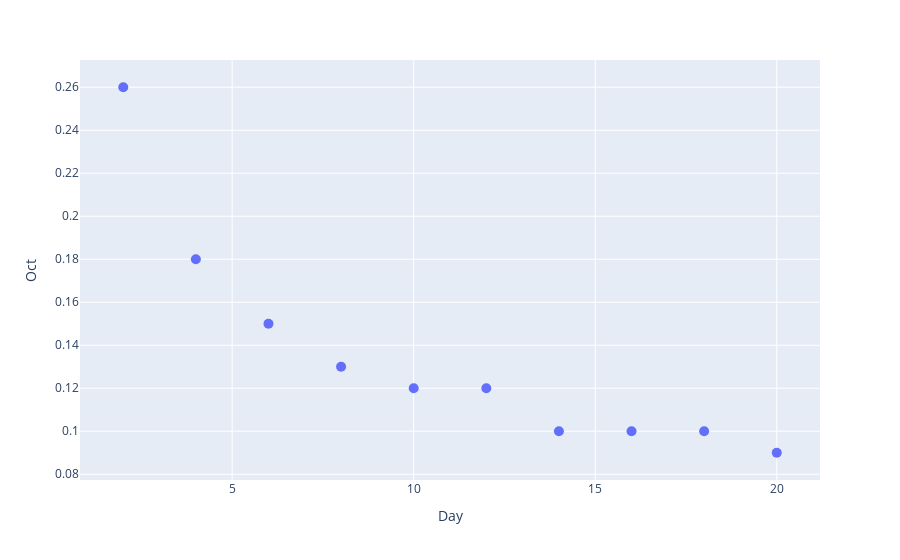

The cell this chart's notebook holds for it:
### Code cell
fig = px.scatter(df, y="Oct", x="Day")
fig.update_traces(marker_size=10)

### Figure 1 — Plotly figure (JSON) as saved in the notebook; plotly's stock layout.template omitted (floating-point values rounded to 4 significant figures)
{"data": [{"hovertemplate": "Day=%{x}<br>Oct=%{y}<extra></extra>", "legendgroup": "", "marker": {"color": "#636efa", "size": 10, "symbol": "circle"}, "mode": "markers", "name": "", "orientation": "v", "showlegend": false, "type": "scatter", "x": [2, 4, 6, 8, 10, 12, 14, 16, 18, 20], "xaxis": "x", "y": [0.26, 0.18, 0.15, 0.13, 0.12, 0.12, 0.1, 0.1, 0.1, 0.09], "yaxis": "y"}], "layout": {"legend": {"tracegroupgap": 0}, "margin": {"t": 60}, "xaxis": {"anchor": "y", "domain": [0, 1], "title": {"text": "Day"}}, "yaxis": {"anchor": "x", "domain": [0, 1], "title": {"text": "Oct"}}}}
